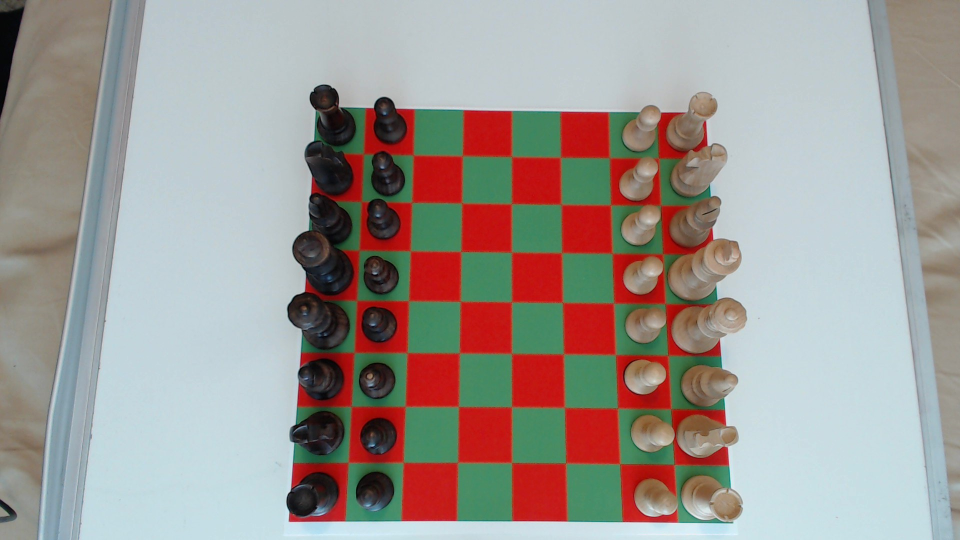
//> input picture Game1_0.jpg, 1920 x 1080 px (shown at 1/2 size)
$ ./compareHistogramsPiecesSingle Game1_0.jpg Game1_1.jpg   (built with g++ and OpenCV 4)
//> lines starting //> are read from the running program, lines starting //| are printed output that depends on the picture
#include "opencv2/highgui/highgui.hpp"
#include "opencv2/imgproc/imgproc.hpp"
#include <iostream>
#include <stdio.h>
#include <fstream>

using namespace std;
using namespace cv;
void writeToFile(double * ,double * ,double * , int , char *);
double ** readFromFile(char * , int ) ;
/**
 * @function main
 */
int main( int argc, char** argv )
{


  /// Establish the number of bins
  int histSize = 256;
double* average_r = new double[histSize];
double* average_g = new double[histSize];
double* average_b = new double[histSize];

int count = 4;


  for(int i = 0 ; i < histSize ; i++) {
    average_r[i]=0;
    average_g[i]=0;
    average_b[i]=0;
  }


  Mat src, dst;

  /// Load image
  src = imread( argv[1], 1 );
//> src is the input picture: 1080 rows x 1920 cols, CV_8UC3; mean B, G, R 147.5, 152.1, 158.9

  if( !src.data )
    { return -1; }

  /// Separate the image in 3 places ( B, G and R )
  vector<Mat> bgr_planes;
  split( src, bgr_planes );
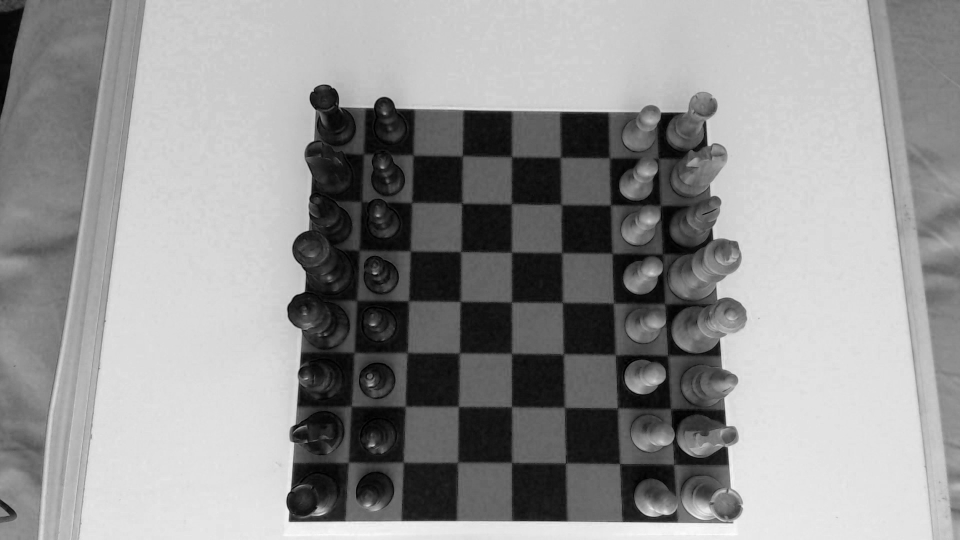
//> bgr_planes[0]: 1080 rows x 1920 cols, CV_8UC1 (shown at 1/2 size); min 0, max 255, mean 147.5
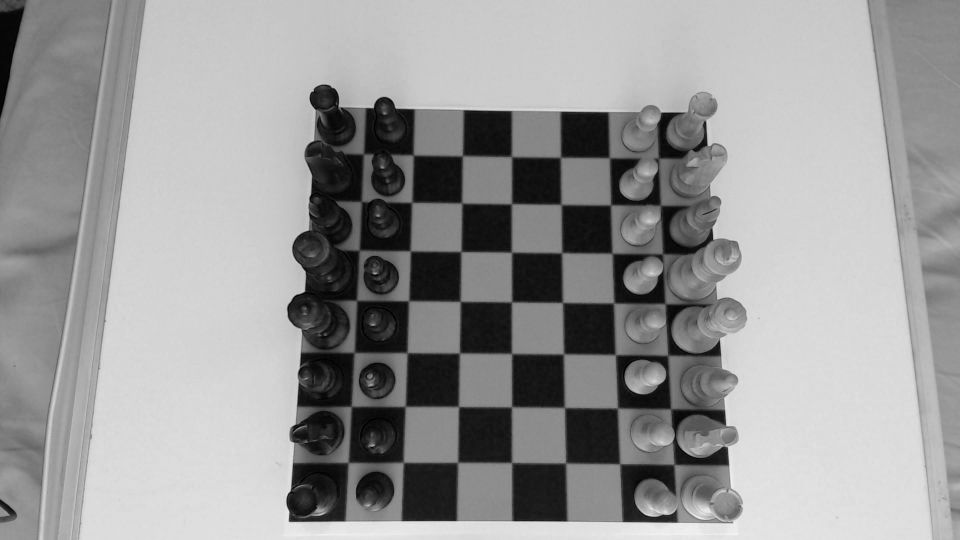
//> bgr_planes[1]: 1080 rows x 1920 cols, CV_8UC1 (shown at 1/2 size); min 0, max 251, mean 152.1
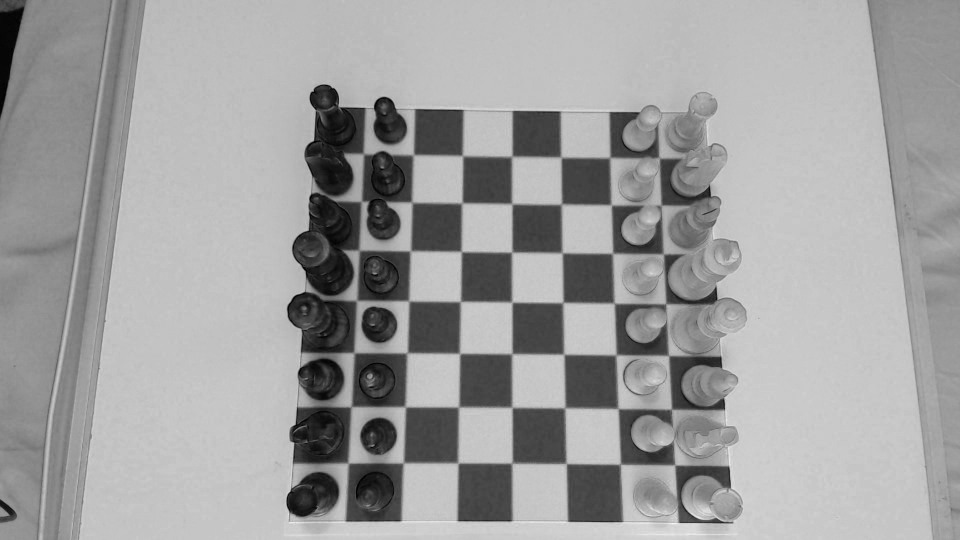
//> bgr_planes[2]: 1080 rows x 1920 cols, CV_8UC1 (shown at 1/2 size); min 0, max 250, mean 158.9


  /// Set the ranges ( for B,G,R) )
  float range[] = { 1, 256 } ;
  const float* histRange = { range };

  bool uniform = true; bool accumulate = false;

  Mat b_hist, g_hist, r_hist;

  /// Compute the histograms:
  calcHist( &bgr_planes[0], 1, 0, Mat(), b_hist, 1, &histSize, &histRange, uniform, accumulate );
//> b_hist = 256 values, max 47177 at index 205, min 0 at index 255, mean 8094.4
  calcHist( &bgr_planes[1], 1, 0, Mat(), g_hist, 1, &histSize, &histRange, uniform, accumulate );
//> g_hist = 256 values, max 59903 at index 203, min 0 at index 251, mean 8096.9
  calcHist( &bgr_planes[2], 1, 0, Mat(), r_hist, 1, &histSize, &histRange, uniform, accumulate );
//> r_hist = 256 values, max 102912 at index 192, min 0 at index 250, mean 8098.1

  // Draw the histograms for B, G and R
  int hist_w = 512; int hist_h = 400;
  int bin_w = cvRound( (double) hist_w/histSize );

  Mat histImage( hist_h, hist_w, CV_8UC3, Scalar( 0,0,0) );

  /// Normalize the result to [ 0, histImage.rows ]
  normalize(b_hist, b_hist, 0, histImage.rows, NORM_MINMAX, -1, Mat() );
//> b_hist = 256 values, max 400 at index 205, min 0 at index 255, mean 68.63
  normalize(g_hist, g_hist, 0, histImage.rows, NORM_MINMAX, -1, Mat() );
//> g_hist = 256 values, max 400 at index 203, min 0 at index 251, mean 54.07
  normalize(r_hist, r_hist, 0, histImage.rows, NORM_MINMAX, -1, Mat() );
//> r_hist = 256 values, max 400 at index 192, min 0 at index 250, mean 31.48


  for(int i = 0 ; i < histSize ; i++) {
    average_r[i]+=r_hist.at<float>(i);
    average_g[i]+=g_hist.at<float>(i);
    average_b[i]+=b_hist.at<float>(i);
  }


  /// Draw for each channel
  for( int i = 1; i < histSize; i++ )
  {
      line( histImage, Point( bin_w*(i-1), hist_h - cvRound(b_hist.at<float>(i-1)) ) ,
                       Point( bin_w*(i), hist_h - cvRound(b_hist.at<float>(i)) ),
                       Scalar( 255, 0, 0), 2, 8, 0  );
      line( histImage, Point( bin_w*(i-1), hist_h - cvRound(g_hist.at<float>(i-1)) ) ,
                       Point( bin_w*(i), hist_h - cvRound(g_hist.at<float>(i)) ),
                       Scalar( 0, 255, 0), 2, 8, 0  );
      line( histImage, Point( bin_w*(i-1), hist_h - cvRound(r_hist.at<float>(i-1)) ) ,
                       Point( bin_w*(i), hist_h - cvRound(r_hist.at<float>(i)) ),
                       Scalar( 0, 0, 255), 2, 8, 0  );
  }
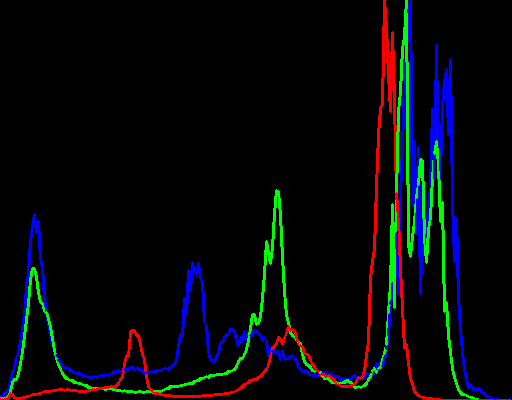
//> histImage: 400 rows x 512 cols, CV_8UC3; mean B, G, R 9.6, 7.7, 5.2

  /// Display
  namedWindow("image", CV_WINDOW_AUTOSIZE );
  imshow("image", histImage );

char pFile[20];
sprintf(pFile,"%s_P.txt",argv[2]);
//> pFile = "Game1_1.jpg_P.txt"
char bFile[20];
sprintf(bFile,"%s_B.txt",argv[2]);
//> bFile = "Game1_1.jpg_B.txt"
char rFile[20];
sprintf(rFile,"%s_R.txt",argv[2]);
//> rFile = "Game1_1.jpg_R.txt"
char qFile[20];
sprintf(qFile,"%s_Q.txt",argv[2]);
//> qFile = "Game1_1.jpg_Q.txt"
char kFile[20];
sprintf(kFile,"%s_K.txt",argv[2]);
//> kFile = "Game1_1.jpg_K.txt"
char nFile[20];
sprintf(nFile,"%s_N.txt",argv[2]);
//> nFile = "Game1_1.jpg_N.txt"

     double ** pawn = readFromFile(pFile, histSize);
     double ** bishop = readFromFile(bFile, histSize);
     double ** rook = readFromFile(rFile, histSize);
     double ** queen = readFromFile(qFile, histSize);
     double ** king = readFromFile(kFile, histSize);
     double ** knight = readFromFile(nFile, histSize);

     double pawnDif = 0;
     double bishDif = 0;
     double rookDif = 0;
     double queenDif = 0;
     double kingDif = 0;
     double knightDif = 0;

     for(int i = 0 ; i < histSize ; i++) {
        pawnDif+=abs(pawn[0][i]-average_r[i]);
        pawnDif+=abs(pawn[1][i]-average_g[i]);
        pawnDif+=abs(pawn[2][i]-average_b[i]);

        bishDif+=abs(bishop[0][i]-average_r[i]);
        bishDif+=abs(bishop[1][i]-average_g[i]);
        bishDif+=abs(bishop[2][i]-average_b[i]);

        rookDif+=abs(rook[0][i]-average_r[i]);
        rookDif+=abs(rook[1][i]-average_g[i]);
        rookDif+=abs(rook[2][i]-average_b[i]);

        queenDif+=abs(queen[0][i]-average_r[i]);
        queenDif+=abs(queen[1][i]-average_g[i]);
        queenDif+=abs(queen[2][i]-average_b[i]);

        kingDif+=abs(king[0][i]-average_r[i]);
        kingDif+=abs(king[1][i]-average_g[i]);
        kingDif+=abs(king[2][i]-average_b[i]);

        knightDif+=abs(knight[0][i]-average_r[i]);
        knightDif+=abs(knight[1][i]-average_g[i]);
        knightDif+=abs(knight[2][i]-average_b[i]);

     }
//> this loop made 256 passes
//> (pawnDif, bishDif, rookDif, queenDif, kingDif, knightDif) on passes 1 to 3: (5.34, 5.34, 5.34, 5.34, 5.34, 5.34), (12.15, 12.15, 12.15, 12.15, 12.15, 12.15), (21.72, 21.72, 21.72, 21.72, 21.72, 21.72)

     printf("pawn dif: %f\n",pawnDif);
//| pawn dif: 39468.214627
     printf("bish dif: %f\n",bishDif);
//| bish dif: 39468.214627
     printf("king dif: %f\n",kingDif);
//| king dif: 39468.214627
     printf("quee dif: %f\n",queenDif);
//| quee dif: 39468.214627
     printf("knig dif: %f\n",knightDif);
//| knig dif: 39468.214627
     printf("rook dif: %f\n",rookDif);
//| rook dif: 39468.214627


  waitKey(0);

  return 0;
}

void writeToFile(double * arr1,double * arr2,double * arr3, int size, char * fileName) {
      ofstream myfile(fileName);
      if (myfile.is_open())
      {
        for(int count = 0; count < size; count ++){
            myfile << arr1[count] << " " ;
        }
        for(int count = 0; count < size; count ++){
            myfile << arr2[count] << " " ;
        }
        for(int count = 0; count < size; count ++){
            myfile << arr3[count] << " " ;
        }
        myfile.close();
      }
      else cout << "Unable to open file";
      return;
}

double** readFromFile(char * fileName, int size) {
    double** arr = 0;
    arr = new double*[3];
    for(int i = 0 ; i < 3 ; i++) {
        arr[i] = new double[size];
    }
        ifstream file(fileName);
        if(file.is_open())
        {
            for(int j = 0 ; j < 3 ; j++)
            {
                for(int i = 0; i < size; ++i)
                {
                    file >> arr[j][i];
                }
            }
        }
        return arr;
}
